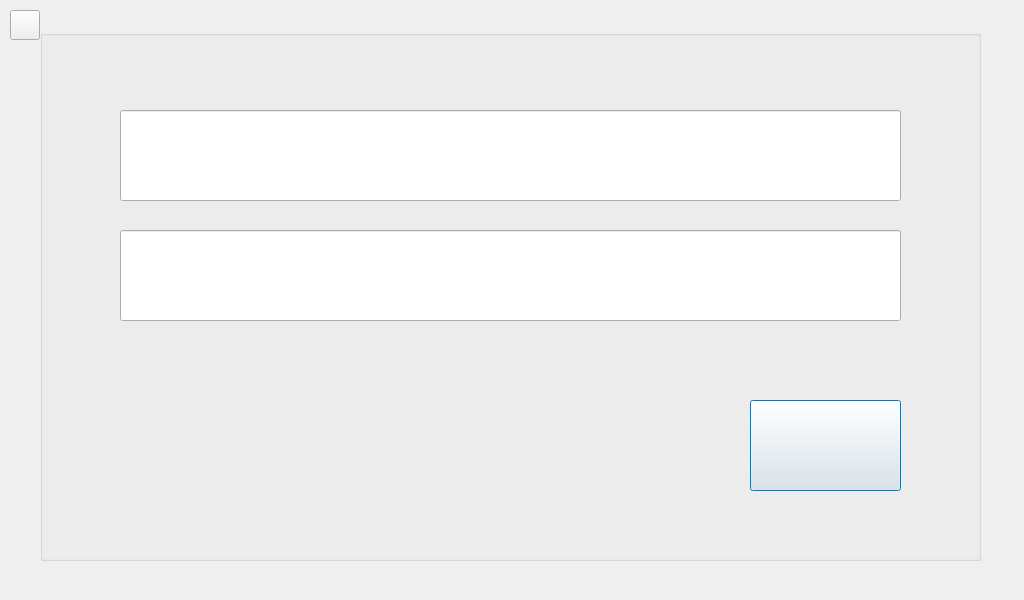
<?xml version="1.0" encoding="UTF-8"?>
<ui version="4.0">
 <class>bugReportingDialog</class>
 <widget class="QDialog" name="bugReportingDialog">
  <property name="geometry">
   <rect>
    <x>0</x>
    <y>0</y>
    <width>1024</width>
    <height>600</height>
   </rect>
  </property>
  <property name="windowTitle">
   <string>Dialog</string>
  </property>
  <widget class="QGroupBox" name="groupBox">
   <property name="geometry">
    <rect>
     <x>40</x>
     <y>30</y>
     <width>941</width>
     <height>531</height>
    </rect>
   </property>
   <property name="title">
    <string/>
   </property>
   <widget class="QLineEdit" name="descriptionLineEdit">
    <property name="geometry">
     <rect>
      <x>80</x>
      <y>200</y>
      <width>781</width>
      <height>91</height>
     </rect>
    </property>
   </widget>
   <widget class="QPushButton" name="submitReportButton">
    <property name="geometry">
     <rect>
      <x>710</x>
      <y>370</y>
      <width>151</width>
      <height>91</height>
     </rect>
    </property>
    <property name="text">
     <string/>
    </property>
   </widget>
   <widget class="QLineEdit" name="titleLineEdit">
    <property name="geometry">
     <rect>
      <x>80</x>
      <y>80</y>
      <width>781</width>
      <height>91</height>
     </rect>
    </property>
   </widget>
  </widget>
  <widget class="QPushButton" name="backButton">
   <property name="geometry">
    <rect>
     <x>10</x>
     <y>10</y>
     <width>30</width>
     <height>30</height>
    </rect>
   </property>
   <property name="text">
    <string/>
   </property>
  </widget>
 </widget>
 <resources/>
 <connections/>
</ui>
